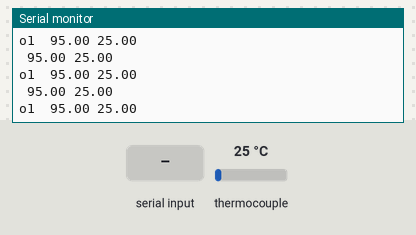
Simulated run of this sketch. Board: Arduino Uno, built with avr-gcc and run on an emulated ATmega328P. Shown: the last lines printed to the serial monitor. The test bench sets the inputs (shaded band); at power-on: thermocouple 25 °C. EEPROM starts erased.

Above: at 1.2 s.
1.3 s: "m" received over Serial
At 1.35 s:
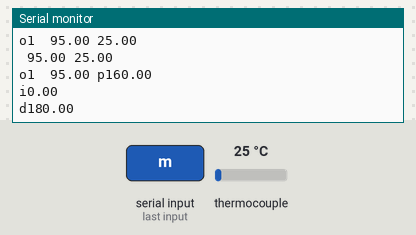
2.8 s: "p" received over Serial
At 2.81 s:
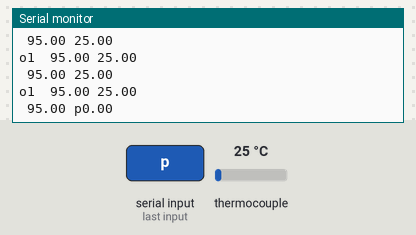
4.3 s: "i" received over Serial
At 4.3 s:
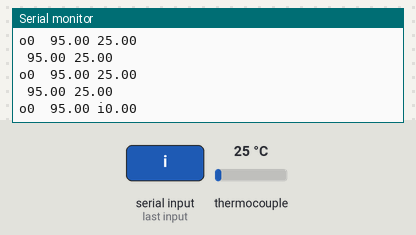
5.8 s: "d" received over Serial
At 7.29 s:
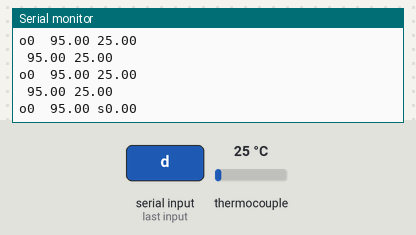
7.3 s: "s" received over Serial
At 7.44 s:
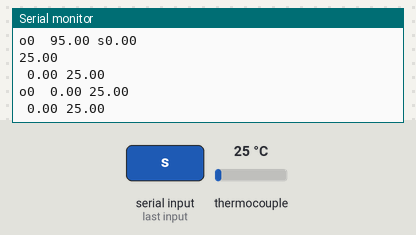
8.8 s: thermocouple set to 75 °C
At 8.83 s:
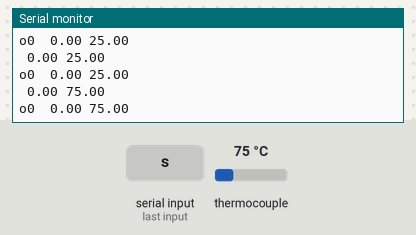

Measured:
- after the input at 1.3 s, the serial monitor: prints a new line after 0.05 s (image 1)
- after the input at 5.8 s, the serial monitor: prints a new line after 1.5 s (image 4)
- after the input at 7.3 s, the serial monitor: prints a new line at once (image 5)
- after the input at 8.8 s, the serial monitor: prints a new line at once (image 6)

The sketch:

PIDBluetoothConfig_arduino.ino
```cpp
/*
 Name:		PIDBluetoothConfig.ino
 Created:	12/20/2021
 Author:	Nicolas Vierl


 Always send back after received to update parameters in app!

 TODO:
 - protect P,I,D,SETPOINT against overflow and keep in range 0..254
 - Would be nice to have this as double read from EEPROM
 - parsing in app on getting u, also vars are not sent for some reason
*/

#include <EEPROM.h>
#include <Adafruit_MAX31865.h>
#include <PID_v1.h>

#define DEBUG 0

// PINS
constexpr const int BOOILER_TEMP_PIN = 10; // CS/SS
constexpr const int BOILER_SSR_PIN = 2;

// Global variables
double KP                       = 160;//60.16;//16.16;//150;
double KI                       = 0;//2;//0.14;//0;
double KD                       = 180;//600;//280.10;//480.10;//0;
constexpr const int WINDOW_SIZE = 2000;//2000;//5000;
double SETPOINT = 95;

double CURRENT_TEMP = 0.0;
const constexpr double MAX_TEMP = 110; // max allowed temp on PID computation


// Use software SPI: CS, DI, DO, CLK
// Adafruit_MAX31865 thermo = Adafruit_MAX31865(10, 11, 12, 13);
// use hardware SPI, just pass in the CS pin
Adafruit_MAX31865 thermo = Adafruit_MAX31865(BOOILER_TEMP_PIN);

// The value of the Rref resistor. Use 430.0 for PT100 and 4300.0 for PT1000
#define RREF      4300.0
// The 'nominal' 0-degrees-C resistance of the sensor
// 100.0 for PT100, 1000.0 for PT1000
#define RNOMINAL  1000.0


unsigned long WINDOW_START_TIME;
double PID_OUTPUT = 0;

PID myPID(&CURRENT_TEMP, &PID_OUTPUT, &SETPOINT, KP, KI, KD, DIRECT);


void setup()
{
    while (!Serial);  // wait until serial ready
    Serial.begin(115200);
	if (DEBUG)
	{
		Serial.println("Started Serial!");
	}

    thermo.begin(MAX31865_2WIRE);  // set to 3WIRE or 4WIRE as necessary

    // Set pin modes for SSRs and pressure sensors
    pinMode(BOILER_SSR_PIN, OUTPUT);
    digitalWrite(BOILER_SSR_PIN, HIGH);  // Enable boiler heater when machine is turned on (Arduino running)

    // // Load presure values from EEPROM
    // KP       = static_cast<double>(EEPROM.read(0));
    // KI       = static_cast<double>(EEPROM.read(1));
    // KD       = static_cast<double>(EEPROM.read(2));
    // SETPOINT = static_cast<double>(EEPROM.read(3));

    WINDOW_START_TIME = millis();

    //tell the PID to range between 0 and the full window size
    myPID.SetOutputLimits(0, WINDOW_SIZE);

    //turn the PID on
    myPID.SetMode(AUTOMATIC);
}

void loop()
{
	// For better message check response. Maybe lower to 30 for better PID?
    delay(50);

	// Create an empty string to store messages from Android. Do this in loop so nothing happens until new message received because it is reset here!
	String received_message;

    while (Serial.available())
    {                                             // keep reading bytes while they are still more in the buffer
        received_message += (char)Serial.read();  // read byte, convert to char, and append it to string
    }

    if (received_message.length())
    {  // if string is not empty do the following
		if(DEBUG)
		{
			Serial.print("Received Message: ");
			Serial.println(received_message);
		}
        /// Save values to eeprom
        if (received_message.startsWith("m"))
        {
            EEPROM.write(0, static_cast<uint8_t>(KP));
            EEPROM.write(1, static_cast<uint8_t>(KI));
            EEPROM.write(2, static_cast<uint8_t>(KD));
            EEPROM.write(3, static_cast<uint8_t>(SETPOINT));
			UpdateApp();
        }

        if (received_message.startsWith("p"))
        {
            KP = received_message.substring(1).toDouble();
            myPID.SetTunings(KP, KI, KD);
            Serial.println(String("p") + KP);
        }

        if (received_message.startsWith("i"))
        {
            KI = received_message.substring(1).toDouble();
            myPID.SetTunings(KP, KI, KD);
            Serial.println(String("i") + KI);
        }

        if (received_message.startsWith("d"))
        {
            KD = received_message.substring(1).toDouble();
            myPID.SetTunings(KP, KI, KD);
            Serial.println(String("d") + KD);
        }

        if (received_message.startsWith("s"))
        {
            SETPOINT = received_message.substring(1).toDouble();
            Serial.println(String("s") + SETPOINT);
        }

        /// On connection, update App with last used pressure values from eeprom
        if (received_message.startsWith("u"))
        {
			UpdateApp();
        }
    }

    UpdateTemperature();
    Boiler();
    Serial.print(String(" ") + SETPOINT + " ");
}

//************************** Global functions *********************************************************************

void UpdateTemperature()
{
    // Read PT1000 here
    CURRENT_TEMP = thermo.temperature(RNOMINAL, RREF);
    // Serial.println(String("c") + CURRENT_TEMP);
    // Serial.println(String("c") + CURRENT_TEMP++);
    Serial.println(CURRENT_TEMP);
}

// Run boiler heater
void Boiler(void)
{
    if (millis() - WINDOW_START_TIME > WINDOW_SIZE)
    {
        WINDOW_START_TIME += WINDOW_SIZE;
    }
    if(DEBUG)
        Serial.println(String("PIDOUT: ") + PID_OUTPUT);
    if(myPID.Compute() && CURRENT_TEMP < MAX_TEMP)
    {
        if (PID_OUTPUT < millis() - WINDOW_START_TIME)
        {
            digitalWrite(BOILER_SSR_PIN, LOW);
            Serial.print("o0 ");
        }
        else
        {
            digitalWrite(BOILER_SSR_PIN, HIGH);
             Serial.print("o1 ");
        }
    }
    else if (CURRENT_TEMP >= MAX_TEMP)
        digitalWrite(BOILER_SSR_PIN, LOW);
}

// Update App parameteres on startup or after parameter change
void UpdateApp(void)
{
	// Serial.println(String("p") + KP + "i" + KI + "d" + KD + "s" + SETPOINT);
	Serial.println(String("p") + KP);
	Serial.println(String("i") + KI);
	Serial.println(String("d") + KD);
	Serial.println(String("s") + SETPOINT);
}
```
